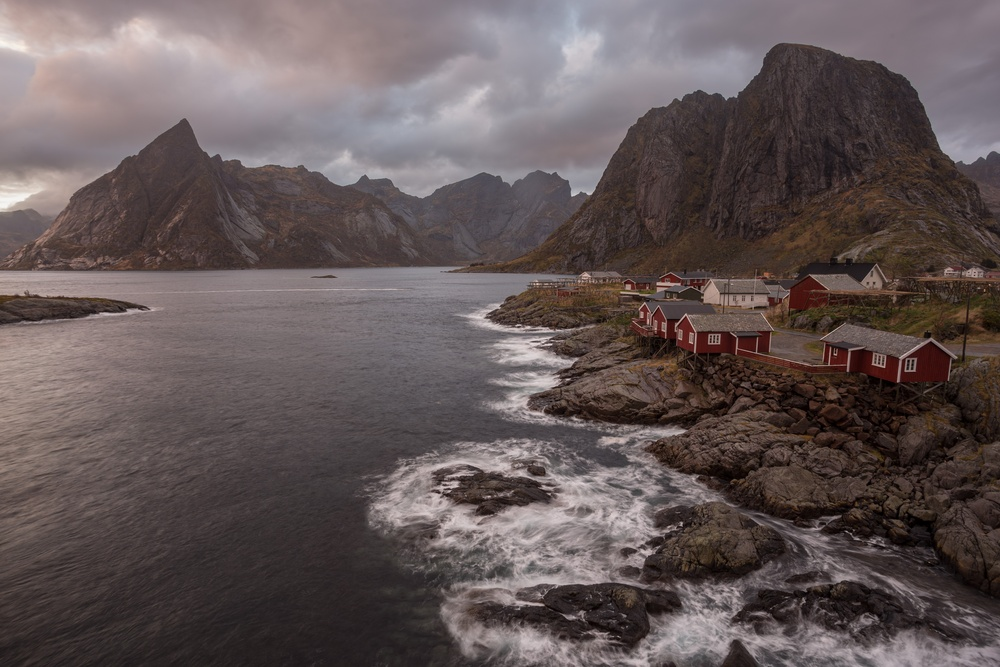
#> input picture advanced/image_enhancement_and_filtering/images/low_contrast.jpg, 1000 x 667 px, shrunk from 5472 x 3648 before the run
$ jupyter execute 4.histogram_equalization.ipynb
#> lines starting #> are read from the running program, lines starting #| are printed output that depends on the picture
# Histogram Equalization

## What is an Image Histogram?
An image histogram is a graphical representation that shows how pixel intensities are distributed within an image. It reflects the intensity values of pixels—either in one dimension for grayscale images or in three dimensions for RGB images—providing insight into the image's overall composition without needing to visually inspect the image itself.

For instance, by adjusting the physical characteristics of a grayscale image's histogram, we can apply transformations to the image, resulting in various effects. These changes are based on manipulating the histogram's distribution of pixel intensities.

It is a fundamental tool for analyzing the tonal characteristics of an image, showing how many pixels in the image have a particular intensity value. This information can be used to evaluate image contrast, brightness, and overall visual quality.

## What is Histogram Equalization?
Histogram equalization is a technique used to enhance an image's contrast by redistributing its pixel intensity values. This is done by calculating the cumulative distribution function (CDF) and using it to adjust the original pixel values with newly distributed ones. This method can be applied to a specific region of interest or the entire image.

While histogram equalization is effective at revealing more details in low-contrast areas, it can cause loss of detail in regions with high contrast. To mitigate this, we can use Contrast Limited Adaptive Histogram Equalization (CLAHE), which addresses these limitations more effectively.

## Using Histogram Equalization
In today's world, images are often available in high resolution and vivid color, with modern cameras (especially those in smartphones) performing extensive processing and optimization. As a result, we rarely encounter issues like blurring due to low contrast or uneven lighting.

So when would you use histogram equalization? It can be particularly useful for restoring older, archived photos, especially those that have been scanned. In the next section, we'll explore some simple Python code using the OpenCV library that makes applying histogram equalization a straightforward process.

[cell 1]
import cv2
import numpy as np
from matplotlib import pyplot as plt

## Load image

[cell 2]
img = "./images/low_contrast.jpg"

# <Why do we need grey scale? Read the article above>
# We can use color images as input but the rest of the operations are using grayscale

img_original_BGR = cv2.imread(img)
#> img_original_BGR is the input picture: shape (667, 1000, 3); mean B, G, R 87, 87.1, 98.9
img_original_RGB = cv2.cvtColor(img_original_BGR,cv2.COLOR_BGR2RGB)
img_gray = cv2.imread(img,cv2.IMREAD_GRAYSCALE)
img_gray_stacked_merge = cv2.cvtColor(img_gray,cv2.COLOR_GRAY2BGR)

img_original_gray = np.hstack((img_original_RGB, img_gray_stacked_merge))
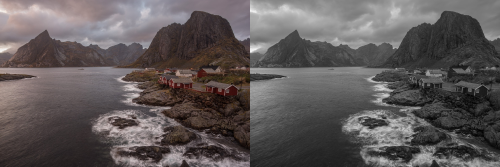
#> img_original_gray: shape (667, 2000, 3) (shown at 1/4 size); mean R, G, B 94.8, 88.9, 88.8

plt.imshow(img_original_gray)
plt.show()

## Displaying Histogram
If you are curious about the histogram shape of your original image. below is the code to generate a simple plot.

[cell 3]
# Calculate the histogram
hist = cv2.calcHist([img_gray], [0], None, [256], [0, 256])
#> hist = 256 values, max 7625 at index 51, min 0 at index 248, mean 2605.5

# Reshape the histogram for plotting
hist = hist.reshape(-1)
plt.figure(figsize=(10, 5))  # Create a figure with a specified size
plt.subplot(1, 2, 1)  # Subplot for the original image
plt.imshow(cv2.cvtColor(img_original_BGR, cv2.COLOR_BGR2RGB))
plt.title("original image")

plt.subplot(1, 2, 2)  # Subplot for the original image
plt.title('Histogram')
plt.xlabel('Pixel Value')
plt.ylabel('Frequency')
plt.plot(hist, color='black')
plt.xlim([0, 256])
plt.show()

**Different Way**

[cell 4]
# If we have a very colorful image, use more bins to see finer distribution
bins = 64
plt.hist(img_gray.flatten(),bins=bins,range=[0,256], color = 'b')
plt.xlim([0,256])
plt.show()
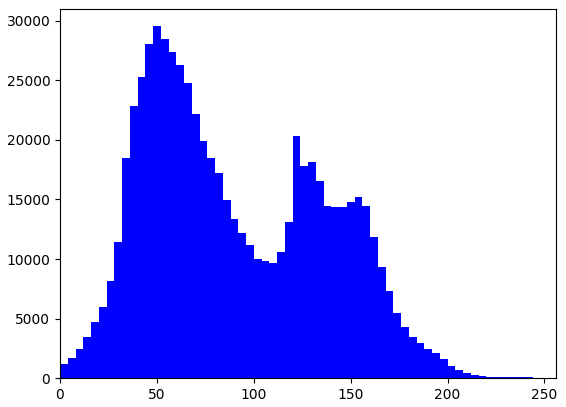
#> figure drawn by matplotlib, 1 panel; tallest bar 29533 high, from x = 48 to 52

## Perform Histogram Equalization
Applications of Histogram Equalization:
1. Medical Imaging: Used to enhance medical images like X-rays, MRIs, and CT scans, histogram equalization makes subtle details more visible, aiding in the detection of abnormalities and improving diagnostic accuracy.

2. Satellite and Remote Sensing: Applied to satellite imagery, histogram equalization enhances visibility of features on the Earth's surface, crucial for tasks like land cover classification and environmental monitoring.

3. Computer Vision: In tasks such as object detection, recognition, and tracking, histogram equalization improves image contrast, making objects and features easier to distinguish.

4. Photography and Image Editing: Image editing tools use histogram equalization to adjust contrast and brightness, particularly useful for correcting underexposed or overexposed photos.

5. Historical Image Restoration: It helps restore old, deteriorated images by enhancing quality and recovering details, making historical photos and documents clearer and more accessible.

6. Astronomy: In astronomical image processing, histogram equalization brings out hidden details in images of celestial objects, facilitating the study of distant galaxies, stars, and other phenomena.

7. Enhancing Low-Light Images: For images captured in low-light conditions, histogram equalization improves visibility and reveals obscured details.

8. Ultrasound Imaging: Applied in ultrasound imaging, it helps enhance the visibility of internal structures, supporting more accurate diagnoses.

9. Forensic Analysis: In forensic science, it is used to enhance surveillance footage and images, helping to better identify people and objects.

10. Document Scanning and OCR: Histogram equalization enhances the quality of scanned documents, making text and illustrations clearer and improving the accuracy of optical character recognition (OCR).

11. Enhancing Historical and Cultural Artifacts: Used in preserving historical manuscripts, paintings, and artifacts, it reveals faded or degraded details, aiding in study and restoration.

[cell 5]
# Apply histogram equalization
equalized_image = cv2.equalizeHist(img_gray)
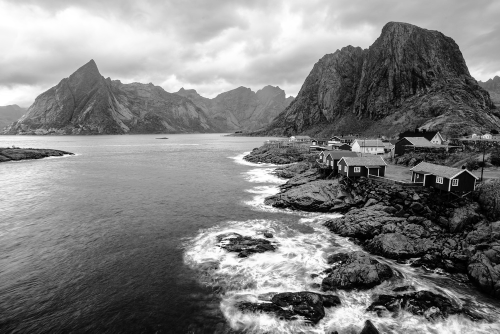
#> equalized_image: shape (667, 1000) (shown at 1/2 size); min 0, max 255, mean 128.3

# Calculate histograms for the original and equalized images
hist_original = cv2.calcHist([img_gray], [0], None, [256], [0, 256])
#> hist_original has the same summary as hist
hist_equalized = cv2.calcHist([equalized_image], [0], None, [256], [0, 256])
#> hist_equalized = 256 values, max 7625 at index 62, min 0 at index 14, mean 2605.5

# Plot the original and equalized images along with their histograms
plt.figure(figsize=(12, 8))

plt.subplot(2, 2, 1)
plt.title('Original Image')
plt.imshow(img_gray, cmap='gray')

plt.subplot(2, 2, 2)
plt.title('Equalized Image')
plt.imshow(equalized_image, cmap='gray')

plt.subplot(2, 2, 3)
plt.title('Original Histogram')
plt.plot(hist_original, color='black')
plt.xlim([0, 256])

plt.subplot(2, 2, 4)
plt.title('Equalized Histogram')
plt.plot(hist_equalized, color='black')
plt.xlim([0, 256])

plt.show()
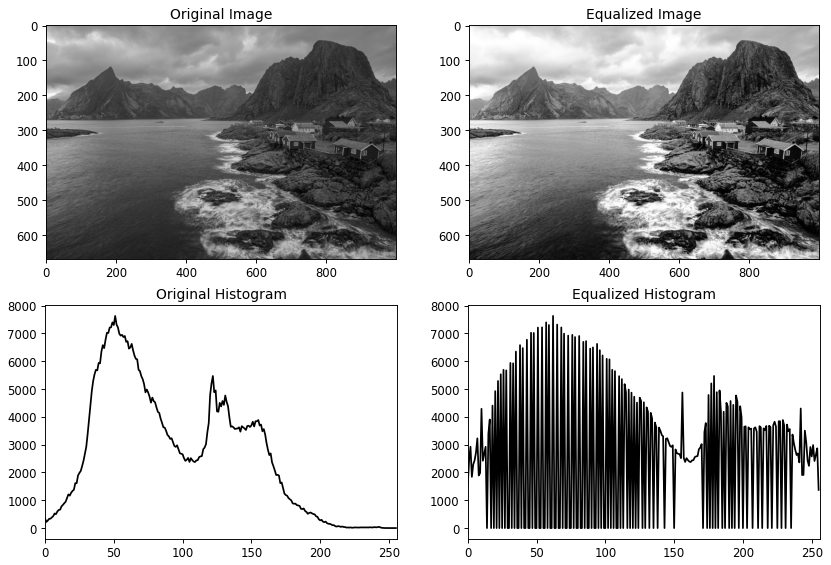
#> figure drawn by matplotlib, 4 panels; panel 3: curve peaks at x = 51, y = 7625; panel 4: curve peaks at x = 62, y = 7625

## RBG Histogram Equalization

[cell 6]
blue_channel_HistoEqualised = cv2.equalizeHist(img_original_BGR[:,:,0])
green_channel_HistoEqualised = cv2.equalizeHist(img_original_BGR[:,:,1])
red_channel_HistoEqualised = cv2.equalizeHist(img_original_BGR[:,:,2])
RGB_merge_HistoEqualised=cv2.merge((red_channel_HistoEqualised ,green_channel_HistoEqualised ,blue_channel_HistoEqualised))
img_originalRGB_RGBHE = np.hstack((img_original_RGB,RGB_merge_HistoEqualised))
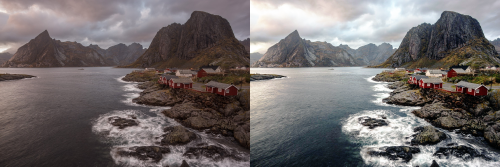
#> img_originalRGB_RGBHE: shape (667, 2000, 3) (shown at 1/4 size); mean R, G, B 113.6, 107.6, 107.5
plt.imshow(img_originalRGB_RGBHE)
plt.show()

## We need to enhance our results with CLAHE.

[cell 7]
# OpenCV says the settings are optional... what does it mean?
clahe = cv2.createCLAHE()
blue_channel_clahe = clahe.apply(img_original_BGR[:,:,0])
green_channel_clahe = clahe.apply(img_original_BGR[:,:,1])
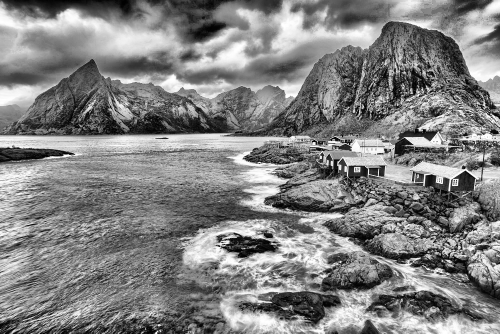
#> green_channel_clahe: shape (667, 1000) (shown at 1/2 size); min 0, max 255, mean 129.8
red_channel_clahe = clahe.apply(img_original_BGR[:,:,2])
RGB_merge_CLAHE=cv2.merge((red_channel_clahe,green_channel_clahe,blue_channel_clahe))
img_originalRGB_RGBCLAHE = np.hstack((img_original_RGB,RGB_merge_CLAHE))
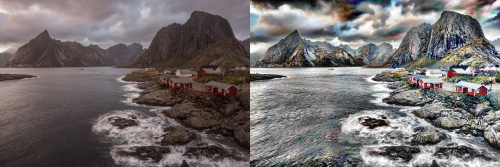
#> img_originalRGB_RGBCLAHE: shape (667, 2000, 3) (shown at 1/4 size); mean R, G, B 114.3, 108.4, 108.3
plt.imshow(img_originalRGB_RGBCLAHE)
plt.show()

It's important to carefully adjust the **clip** parameter (default value: 40), which sets the contrast limit. Higher values can lead to abrupt changes in intensity distribution, potentially introducing artifacts that were not present in the original image.

Another key parameter is **tileGridSize**, which influences the localization of contrast adjustment. This setting divides the image into a grid of squares for localized contrast limiting. For instance, if you have an 80x80 pixel image with a tileGridSize of 20x20, the image will be divided into 16 local grids for contrast calculations. For more details on these settings, refer to articles like those found on Wikipedia.

## Improving the CLAHE result

[cell 8]
import math

# using the shape here in case we have a really huge photo to process and cannot decide
clahe = cv2.createCLAHE(
  clipLimit=1.15,
  tileGridSize=(
    math.floor(img_original_BGR.shape[0]*0.03),
    math.floor(img_original_BGR.shape[1]*0.03)
  )
)
blue_channel_clahe = clahe.apply(img_original_BGR[:,:,0])
green_channel_clahe = clahe.apply(img_original_BGR[:,:,1])
red_channel_clahe = clahe.apply(img_original_BGR[:,:,2])
RGB_merge_CLAHE=cv2.merge((red_channel_clahe,green_channel_clahe,blue_channel_clahe))
img_originalRGB_RGBCLAHE = np.hstack((img_original_RGB,RGB_merge_CLAHE))
plt.imshow(img_originalRGB_RGBCLAHE)
plt.show()

## Further Enhancement by looking at RGB RAW
We know from the previous code that we were applying the same parameters of CLAHE to all 3 color channels of the image, and in doing this, we are essentially assuming a great deal that the brightness intensity of all 3 channels have the same histogram shape, but it is never the case, because our scene is not greyscale, and we used a “normal” color image.

## Tuning our CLAHE Results According to each Color Channel

Now using our eyes, we can sort of “intuitively tune” our results. Our human eyes are very good at detecting the green wavelength of light (because red and blue spectrum of white light are quite close to the lower limits and higher limits of the “visible range”), and so what happens if we apply CLAHE only on our Red and Blue color channels?

[cell 9]
clahe_for_red_blue = cv2.createCLAHE(clipLimit=1.15, tileGridSize=(math.floor(img_original_BGR.shape[0]*0.03),math.floor(img_original_BGR.shape[1]*0.03)))
blue_channel_clahe_ENHANCE = clahe_for_red_blue.apply(img_original_BGR[:,:,0])
red_channel_clahe_ENHANCE = clahe_for_red_blue.apply(img_original_BGR[:,:,2])
RGB_merge_CLAHE_ENHANCE=cv2.merge((red_channel_clahe_ENHANCE ,green_channel_clahe  ,blue_channel_clahe_ENHANCE))
img_originalRGB_RGBCLAHE_ENHANCE = np.hstack((img_original_RGB, RGB_merge_CLAHE,RGB_merge_CLAHE_ENHANCE))
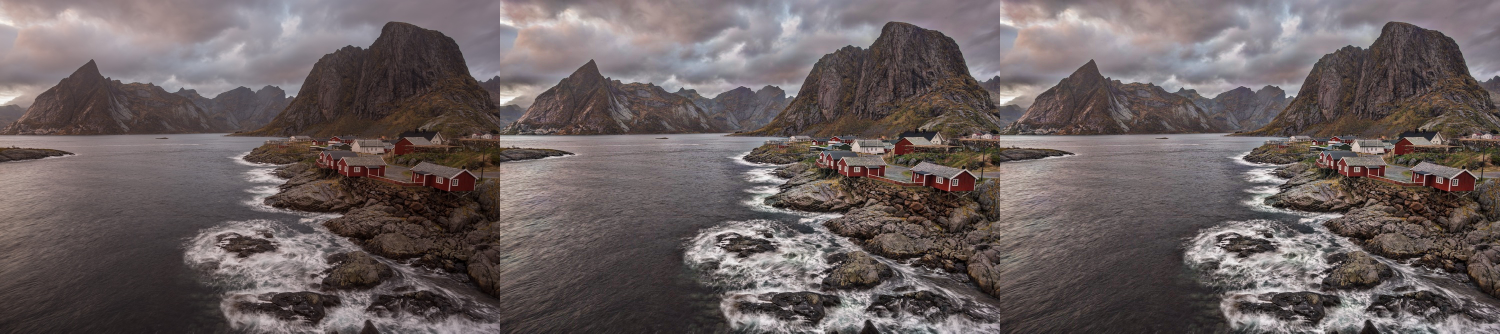
#> img_originalRGB_RGBCLAHE_ENHANCE: shape (667, 3000, 3) (shown at 1/2 size); mean R, G, B 105.5, 95.1, 94.9

plt.figure(figsize=(15,20))
plt.imshow(img_originalRGB_RGBCLAHE_ENHANCE)
plt.show()
